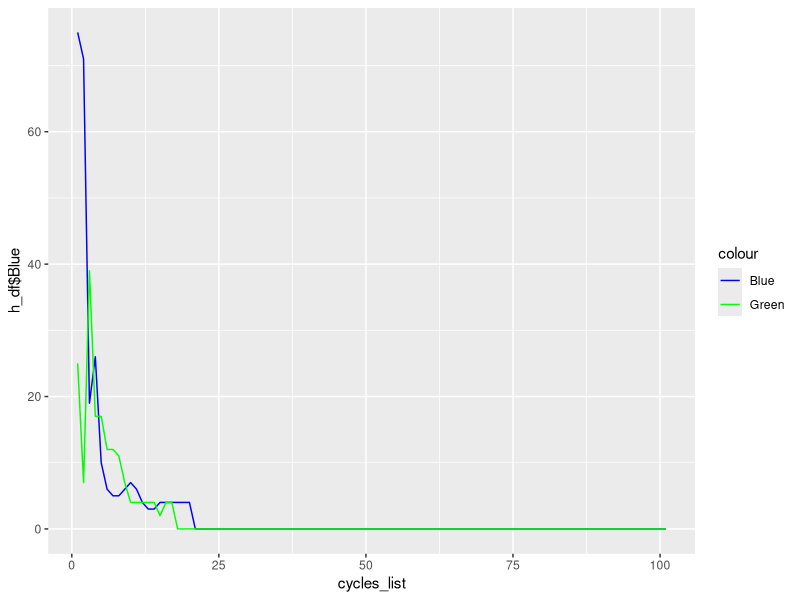

Write the R code that produced this figure.
ptm <- proc.time()
# Initial parameters
blue_ant_number <- 75
green_ant_number <- 25
size <- 3
cycles <- 100
death <- TRUE
death_rate <- 25


# run_colony <- function(blue_ant_number, green_ant_number, size, cycles){

total_ants <- blue_ant_number + green_ant_number

# Creating area for ants to move in (dimensions: size x size)
positions <- vector()
positions[1:(size^2)] <- c(1:(size^2))

# Creating the color history matrix and recording initial values
initial_blue <- c(blue_ant_number, integer(cycles))
initial_green <- c(green_ant_number, integer(cycles))
h_df <- data.frame(initial_blue, initial_green)
names(h_df) <- c("Blue", "Green")

# Creating the colony matrix
ant_matrix <- matrix(nrow=total_ants, ncol = 4)
column_names <- c("color", "position", "blue_met", "green_met")
colnames(ant_matrix) <- column_names

# Populating matrix with blue ants
ant_matrix[1:blue_ant_number, 1] <- "blue"
ant_matrix[1:blue_ant_number, 3:4] <- c(0,0)
ant_matrix[1:blue_ant_number, 2] <- sample(positions, blue_ant_number, replace = TRUE)

# Populating matrix with green ants
ant_matrix[(blue_ant_number + 1):(blue_ant_number + green_ant_number), 1] <- "green"
ant_matrix[(blue_ant_number + 1):(blue_ant_number + green_ant_number), 3:4] <- c(0,0)
ant_matrix[(blue_ant_number + 1):(blue_ant_number + green_ant_number), 2] <- sample(positions, green_ant_number, replace = TRUE)

# Checking for ants that met
for (pos in positions){
  inds <- which(ant_matrix[,2] == pos, arr.ind = FALSE)
  same <- ant_matrix[inds,]
  blues <- nrow(as.matrix(same[same[,1] == "blue",]))
  greens <- nrow(as.matrix(same[same[,1] == "green",]))
  is_blue <- which(ant_matrix[inds, 1] == "blue")
  is_green <- which(ant_matrix[inds, 1] == "green")
  ant_matrix[inds[is_blue], 3] <- as.integer(blues) - 1
  ant_matrix[inds[is_blue], 4] <- as.integer(greens)
  ant_matrix[inds[is_green], 3] <- as.integer(blues)
  ant_matrix[inds[is_green], 4] <- as.integer(greens) - 1
}

# Running the cycles
for (i in 1:cycles){
  
  # Changing positions and killing ants
  death_val <- as.numeric(sample(100, total_ants, replace = TRUE))
  dead_ants <- which(death_val < death_rate, arr.ind = TRUE)
  live_ants <- which(death_val >= death_rate, arr.ind = TRUE)
  if (death == TRUE){
    if(nrow(ant_matrix) != 0){
      ant_matrix[live_ants, 2] <- sample(positions, (total_ants - length(dead_ants)), replace = TRUE)
    }
    total_ants <- total_ants - length(dead_ants)
    if(length(dead_ants) != 0){
      ant_matrix <- ant_matrix[-dead_ants,]
    }
  }else{
    ant_matrix[,2] <- sample(positions, total_ants, replace = TRUE)
  }
  if(total_ants == 0){
    break
  }

  
  # Check if ants met
  # ptm <- proc.time()
  ant_matrix <- matrix(ant_matrix, ncol = 4)
  for (pos in positions){
    inds <- which(ant_matrix[,2] == pos, arr.ind = FALSE)
    same <- matrix(ant_matrix[inds,], ncol = 4)
    blues <- nrow(matrix(same[same[,1] == "blue",], ncol = 4))
    greens <- nrow(matrix(same[same[,1] == "green",], ncol = 4))
    is_blue <- which(ant_matrix[inds, 1] == "blue")
    is_green <- which(ant_matrix[inds, 1] == "green")
    ant_matrix[inds[is_blue], 3] <- as.integer(ant_matrix[inds[is_blue], 3]) + as.integer(blues) - 1
    ant_matrix[inds[is_blue], 4] <- as.integer(ant_matrix[inds[is_blue], 4]) + as.integer(greens)
    ant_matrix[inds[is_green], 3] <- as.integer(ant_matrix[inds[is_green], 3]) + as.integer(blues)
    ant_matrix[inds[is_green], 4] <- as.integer(ant_matrix[inds[is_green], 4]) + as.integer(greens) - 1
  }
  # proc.time() - ptm

  # Timing is roughly similar to above, but going with above to reduce loops
  # ptm <- proc.time()
  # for (u in 1:(total_ants)){
  #   for (v in 1:(total_ants)){
  #     if (v == u){
  #       next
  #     }else{
  #       if (ant_matrix[u, 2] == ant_matrix[v, 2]){
  #         if (ant_matrix[v, 1] == "blue"){
  #           ant_matrix[u, 3] <- as.integer(ant_matrix[1, 3]) + 1
  #         }else{
  #           ant_matrix[u, 4] <- as.integer(ant_matrix[1, 4]) + 1
  #         }
  #       }
  #     }
  #   }
  # }
  # 
  # proc.time() - ptm
  
  # Check if ants reached color change threshold and add to color history
  threshold <- total_ants/2
  green_change <- which(ant_matrix[,3] > threshold & ant_matrix[,4] < threshold, arr.ind = TRUE)
  blue_change <- which(ant_matrix[,3] < threshold & ant_matrix[,4] > threshold, arr.ind = TRUE)
  ant_matrix[green_change, 1] <- "green"
  ant_matrix[green_change, 3:4] <- c(0,0)
  ant_matrix[blue_change, 1] <- "blue"
  ant_matrix[blue_change, 3:4] <- c(0,0)
  new_blue <- nrow(as.matrix(ant_matrix[ant_matrix[,1] == "blue",]))
  new_green <- nrow(as.matrix(ant_matrix[ant_matrix[,1] == "green",]))
  h_df$Blue[(i+1)] <- new_blue
  h_df$Green[(i+1)] <- new_green
}



# Plotting the color history
library(ggplot2)
cycles_list <- c(0:cycles+1)
h <- ggplot(h_df, aes(x=cycles_list)) + 
  geom_line(aes(y=h_df$Blue, colour="Blue")) + 
  geom_line(aes(y=h_df$Green, colour="Green")) +
  scale_color_manual(values=c("blue", "green"))
h
proc.time() - ptm
  
  # return(history_list[-1])
# }

# run_colony(2, 3, 3, 3)
